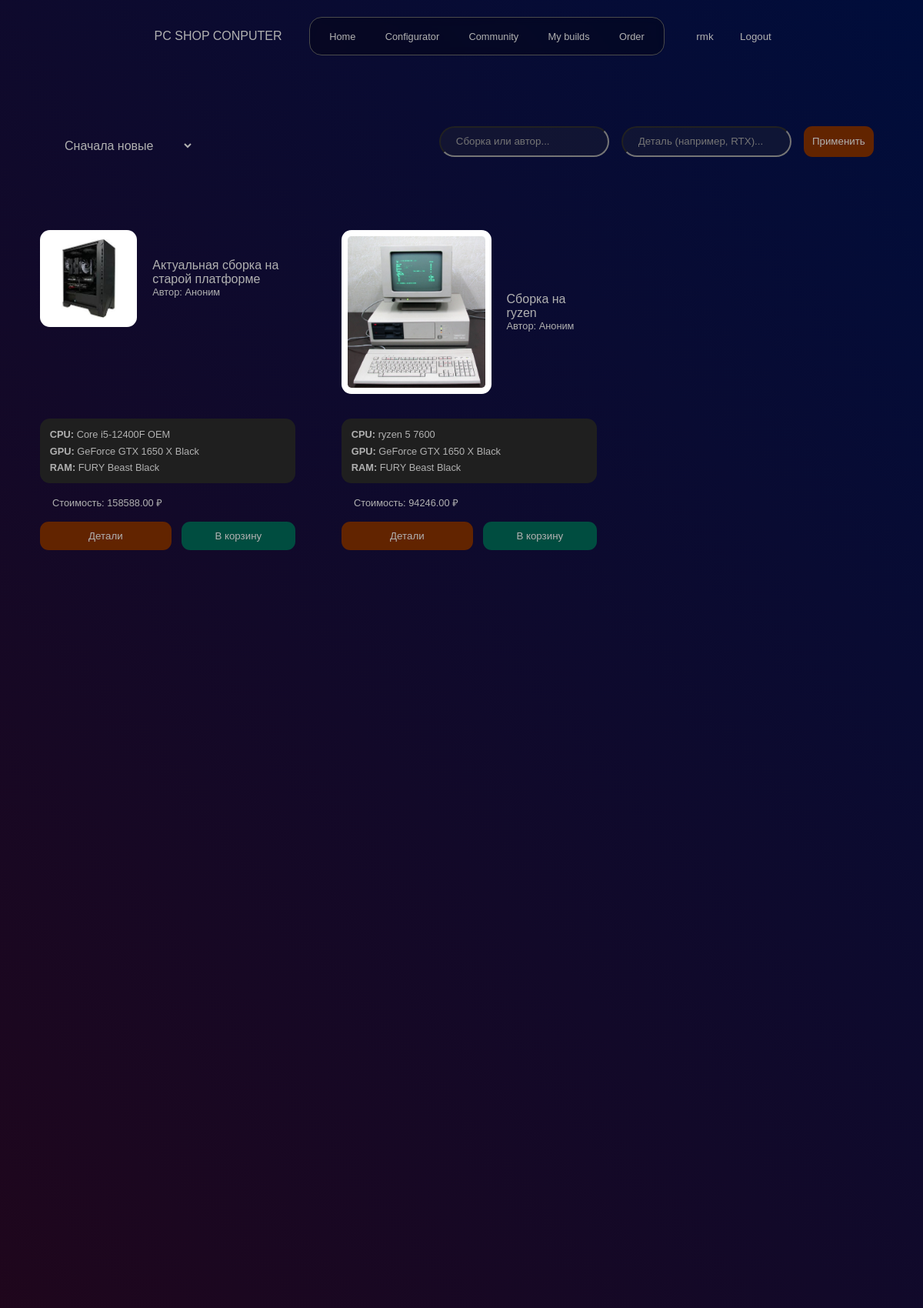
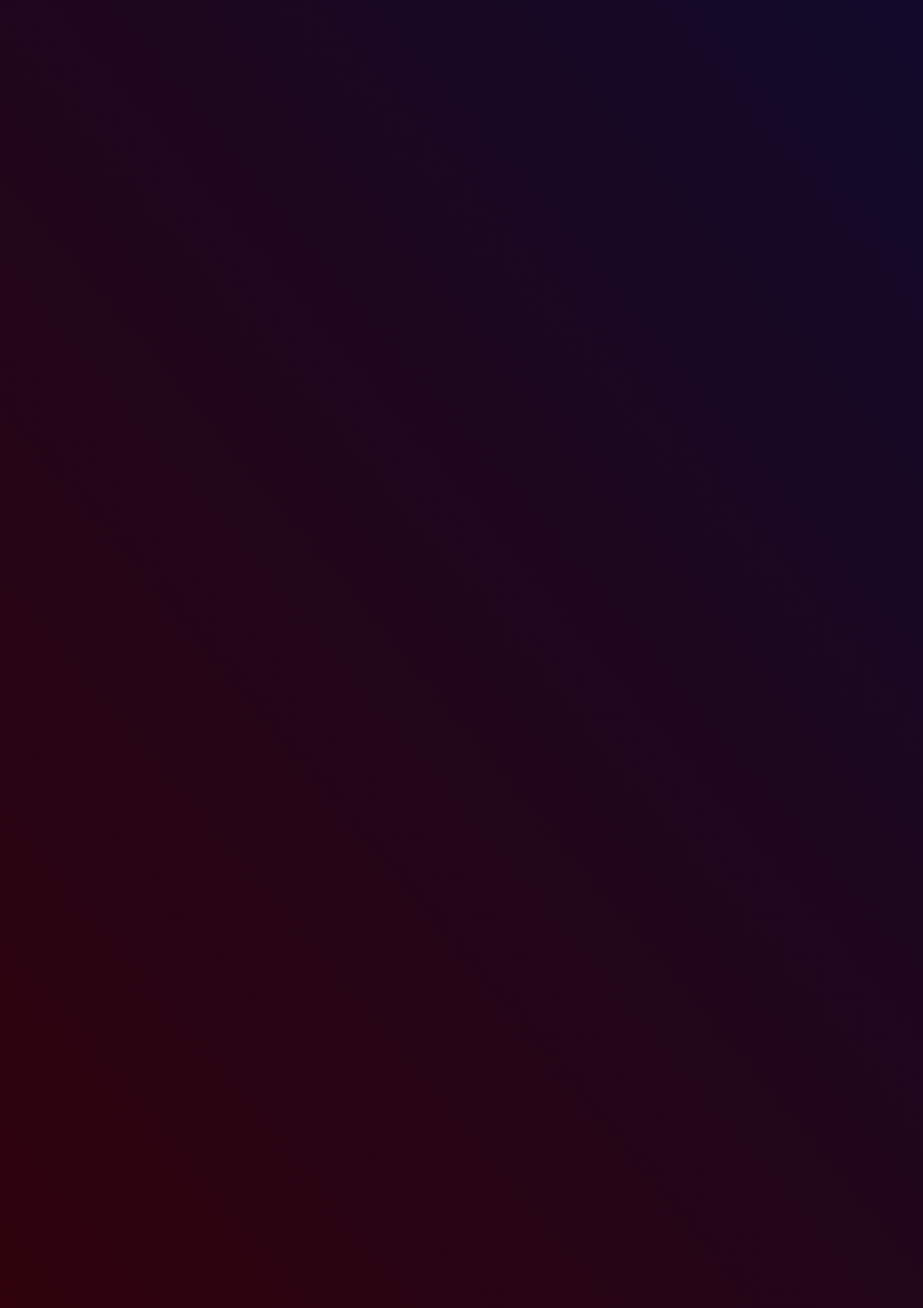
The page /builds/ (signed in, upper part) on the database its author committed (2 pictures, top to bottom).
### conputer/models.py (models this page shows, shortened)
class PCBuild(models.Model):
    title = models.CharField(
        max_length=200,
        verbose_name="Название сборки"
    )
    author = models.ForeignKey(User, on_delete=models.CASCADE, null=True, blank=True, verbose_name="Автор")
    is_published = models.BooleanField(default=False, verbose_name="Опубликовать в сообществе")
    created_at = models.DateTimeField(
        auto_now_add=True,
        verbose_name="Дата создания"
    )
    cpu = models.ForeignKey(
        Component,
        on_delete=models.SET_NULL,
        related_name="build_cpu",
        verbose_name="Процессор",
        limit_choices_to={'category__name__iexact': 'Процессор'},
        null=True,
        blank=True
    )
    gpu = models.ForeignKey(
        Component,
        on_delete=models.SET_NULL,
        related_name="build_gpu",
        verbose_name="Видеокарта",
        limit_choices_to={'category__name__iexact': 'Видеокарта'},
        null=True,
        blank=True
    )
    motherboard = models.ForeignKey(
        Component,
        on_delete=models.SET_NULL,
        related_name="build_mboard",
        verbose_name="Материнская плата",
        limit_choices_to={'category__name__iexact': 'Материнская плата'},
        null=True,
        blank=True
    )
    ram = models.ForeignKey(
        Component,
        on_delete=models.SET_NULL,
        related_name="build_ram",
        verbose_name="Оперативная память",
        limit_choices_to={'category__name__iexact': 'Оперативная память'},
        null=True,
        blank=True
    )
    powerSupply = models.ForeignKey(
        Component,
        on_delete=models.SET_NULL,
        related_name="build_powerSupply",
        verbose_name="Блок питания",
        limit_choices_to={'category__name__iexact': 'Блок питания'},
        null=True,
        blank=True
    )
    case = models.ForeignKey(
        Component,
        on_delete=models.SET_NULL,
        related_name="build_case",
        verbose_name="Корпус",
        limit_choices_to={'category__name__iexact': 'Корпус'},
        null=True,
        blank=True
    )
    storage_primary = models.ForeignKey(
        Component,
        on_delete=models.SET_NULL,
        related_name="build_storage_primary",
        verbose_name="Накопитель 1",
        limit_choices_to={'category__name__iexact': 'Накопитель'},
        null=True,
        blank=True
    )
    storage_primary_quantity = models.PositiveIntegerField(
        default=1,
        verbose_name="Количество накопителей 1"
    )
    storage_second = models.ForeignKey(
        Component,
        on_delete=models.SET_NULL,
        related_name="build_storage_second",
        verbose_name="Накопитель 2",
        limit_choices_to={'category__name__iexact': 'Накопитель'},
        null=True,
        blank=True
    )
    storage_second_quantity = models.PositiveIntegerField(
        default=1,
        verbose_name="Количество накопителей 2"
    )
    cooller = models.ForeignKey(
        Component,
        on_delete=models.SET_NULL,
        related_name="build_cooller",
        verbose_name="Кулер для процессора",
        limit_choices_to={'category__name__iexact': 'Кулер для процессора'},
        null=True,
        blank=True
    )
    coollerCase = models.ForeignKey(
        Component,
        on_delete=models.SET_NULL,
        related_name="build_coollerCase",
        verbose_name="Корпусный вентилятор",
        limit_choices_to={'category__name__iexact': 'Корпусный вентилятор'},
        null=True,
        blank=True
    )
    coollerCase_quantity = models.PositiveIntegerField(
        default=1,
        null=True,
        blank=True,
        verbose_name="Количество вентиляторов"
    )
    main_photo = models.FileField(
        upload_to='component_covers/',
        validators=[FileExtensionValidator(allowed_extensions=['jpg', 'jpeg', 'png', 'svg'])],
        verbose_name="Изображение (JPG, PNG, SVG)",
        null=True,
        blank=True
    )
    class Meta:
        verbose_name = "Сборка ПК"
        verbose_name_plural = "Сборки ПК"
    def get_total_price(self):
        total = 0
        items = [
            (self.cpu, 1),
            (self.gpu, 1),
            (self.motherboard, 1),
            (self.ram, 1),
            (self.powerSupply, 1),
            (self.case, 1),
            (self.cooller, 1),
            (self.storage_primary, self.storage_primary_quantity),
            (self.storage_second, self.storage_second_quantity),
            (self.coollerCase, self.coollerCase_quantity),
        ]
        for component, quantity in items:
            if component and hasattr(component, 'price'):
                total += component.price * quantity
        return total

class Component(models.Model):
    name = models.CharField(
        max_length=100,
        verbose_name="Название компонента"
    )
    description = models.CharField(
        max_length=1000,
        verbose_name="Характеристики компонента"
    )
    brand = models.ForeignKey(
        Brand,
        on_delete=models.CASCADE,
        verbose_name="Компания производитель"
    )
    category = models.ForeignKey(
        Component_category,
        on_delete=models.CASCADE,
        verbose_name="Категория"
    )
    img = models.ImageField(
        upload_to='component_covers/',
        verbose_name = "Изображение компонента"
    )
    price = models.DecimalField(
        max_digits=10,
        decimal_places=2,
        default=0
    )
    class Meta:
        verbose_name = "Компонент",
        verbose_name_plural = "Компоненты"

### conputer/views.py (the view, shortened to what this page needs)
# urls.py: path('builds/', views.build_list, name='build_list'),
def build_list(request):
    query_common = request.GET.get('q_common')  # Название/Автор
    query_parts = request.GET.get('q_parts')    # Компоненты
    sort_by = request.GET.get('sort', '-created_at')
    allowed_sort = ['total_price', '-total_price', 'created_at', '-created_at', 'title']
    if sort_by not in allowed_sort:
        sort_by = '-created_at'
    builds = PCBuild.objects.annotate(
        total_price=ExpressionWrapper(
            Coalesce(F('cpu__price'), 0) +
            Coalesce(F('gpu__price'), 0) +
            Coalesce(F('motherboard__price'), 0) +
            Coalesce(F('ram__price'), 0) +
            Coalesce(F('powerSupply__price'), 0) +
            Coalesce(F('case__price'), 0) +
            Coalesce(F('cooller__price'), 0) +
            (Coalesce(F('storage_primary__price'), 0) * F('storage_primary_quantity')) +
            (Coalesce(F('storage_second__price'), 0) * F('storage_second_quantity')) +
            (Coalesce(F('coollerCase__price'), 0) * F('coollerCase_quantity')),
            output_field=models.DecimalField() # Явно указываем тип результата
        )
    ).select_related(
        'cpu', 'gpu', 'motherboard', 'ram',
        'powerSupply', 'case', 'storage_primary',
        'storage_second', 'cooller', 'coollerCase'
    )
    if query_common:
        builds = builds.filter(
            Q(title__icontains=query_common) |
            Q(user_name__icontains=query_common)
        )
    builds = builds.order_by(sort_by)
    return render(request, 'conputer/builds.html', {
        'builds': builds,
        'current_sort': sort_by,
        'q_common': query_common,
        'q_parts': query_parts
    })

### conputer/templates/conputer/builds.html (shortened to what this page needs)
<!DOCTYPE html>
{% load static %}
<html lang="ru">
<head>
    <link rel="stylesheet" href="{% static 'conputer/css/style.css' %}">
</head>
<body>
    <header>
        <nav class="navbar" id="id1">
            <h1>PC SHOP CONPUTER</h1>
            <li class="navbar">
                <ul><a href="{% url 'home' %}">Home</a></ul>
                <ul><a href="{% url 'building' %}">Configurator</a></ul>
                <ul><a href="{% url 'build_list' %}">Community</a></ul>
                <ul><a href="{% url 'mybuilds' %}">My builds</a></ul>
                <ul><a href="{% url 'orders_view' %}">Order</a></ul>
            </li>
            <div class="flex">
            {% if user.is_authenticated %}
                <button class="autoris">{{ user.username }}</button>
                <form action="{% url 'logout' %}" method="post" style="display:inline;">
                    <button type="submit" class="autoris">Logout</button>
                </form>
            {% else %}
                <a href="{% url 'login' %}" class="autoris" id="regact">Log in</a>
                <a href="{% url 'signup' %}" class="autoris" id="regact">Sign Up</a>
            {% endif %}
            </div>
        </nav>
    </header>
    <main>
        <div class="sortByPriceAND">
            <select id="sort-select" onchange="updateFilters('sort', this.value)">
                <option value="-created_at" {% if current_sort == '-created_at' %}selected{% endif %}>Сначала новые</option>
            </select>
            <form method="GET" action="" class="search-form">
                <input class="searchField" type="text" name="q_common" placeholder="Сборка или автор..."
                    value="{{ q_common|default:'' }}">
                <input class="searchField" type="text" name="q_parts" placeholder="Деталь (например, RTX)..."
                    value="{{ q_parts|default:'' }}">
                <button type="submit" class="actions">Применить</button>
            </form>
        </div>
        <div class="gridComponents buildsGrid">
            {% for build in builds %}
            {% if build.is_published %}
            <div class="component_box" id="build-{{ build.id }}">
                <div class="flex">
                    {% if build.main_photo %}
                    <img src="{{ build.main_photo.url }}" class="img_component build_img">
                    {% else %}
                    <div class="img_component">Нет фото</div>
                    {% endif %}
                    <div >
                        <h2>{{ build.title }}</h2>
                        <p class="author_label">Автор: {{ build.user_name|default:"Аноним" }}</p>
                    </div>
                </div>
                <div class="infocomponent infobuilds">
                    <p><strong>CPU:</strong> {{ build.cpu.name|default:"—" }}</p>
                    <p><strong>GPU:</strong> {{ build.gpu.name|default:"—" }}</p>
                    <p><strong>RAM:</strong> {{ build.ram.name|default:"—" }}</p>
                </div>
                <div id="pricebox">
                    <p>Стоимость: <span class="price_val">{{ build.get_total_price }} ₽</span></p>
                </div>
                <div class="componentActions">
                    <button class="actions info_btn" data-modal="build-modal-{{ build.id }}">
                        Детали
                    </button>
                    <form action="{% url 'add_to_cart' build.id %}" method="POST" style="flex: 1;">
                        <button type="submit" class="actions order_btn" style="background-color: #004d40 ; width: 100%;">
                            В корзину
                        </button>
                    </form>
                </div>
            </div>
            {% endif %}
            {% endfor %}
        </div>
    </main>
</body>
</html>

### rows shown on the page
PCBuild: main_photo (picture), title "Актуальная сборка на старой платформе", user_name "Аноним", cpu.name "Core i5-12400F OEM", gpu.name "GeForce GTX 1650 X Black", ram.name "FURY Beast Black", get_total_price "158588.00"
PCBuild: main_photo (picture), title "Сборка на ryzen", user_name "Аноним", cpu.name "ryzen 5 7600", gpu.name "GeForce GTX 1650 X Black", ram.name "FURY Beast Black", get_total_price "94246.00"

### other values the page prints
{{ user.username }} "rmk"
